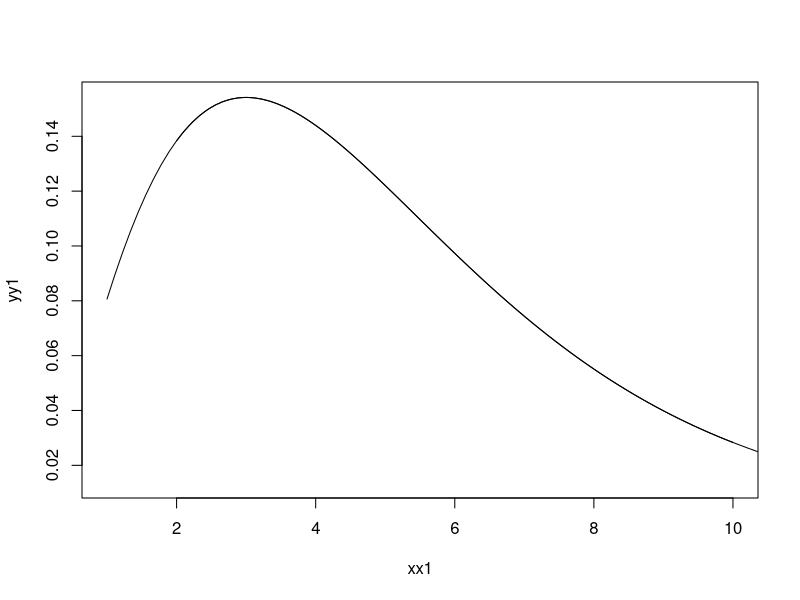
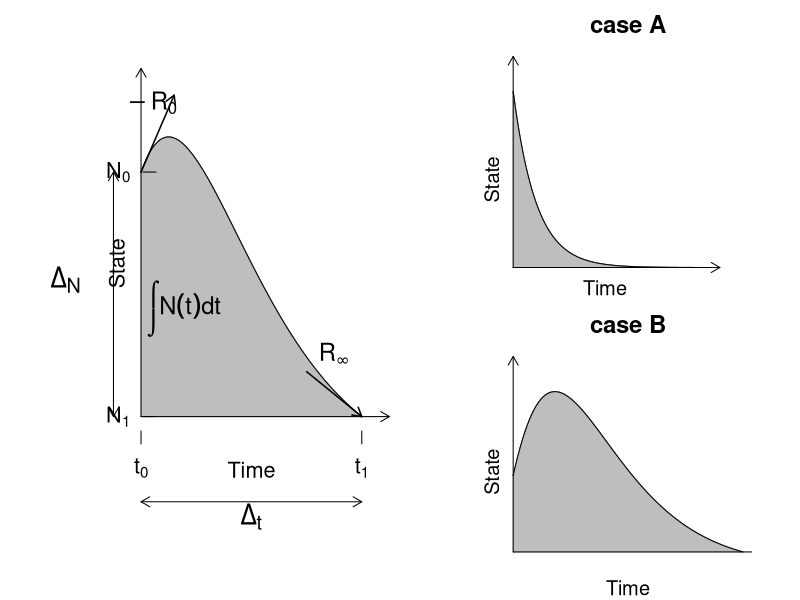

Write the R code that produced these figures, in order.

xx1 = seq(1,12,le=100)
xx2 = seq(2,10,le=100)

yy1 = dchisq(xx1, df=5)
yy2 = dchisq(xx2, df=5)

plot(xx1,yy1, type = "l", xlim = c(1,10))
lines(xx2,yy2)


pdf("../graphs/fig_intro.pdf", width=12, height=5)

layout(matrix(c(1,2,1,3), byrow = T, nrow= 2), width = c(3,2))

xlim = range(xx2)
ylim = range(yy2)

par(mar = c(4,5,2,2), cex=1.3)

plot(xx2,yy2, type = "l", xlim = c(2,12), bty = "n", xaxt="n", yaxt="n", ylab = "" ,xlab = "", ylim = c(0,1.2*max(yy2)))
polygon(c(xx2, rev(xx2)), c(rep(min(yy2),length(xx2)), rev(yy2)), density = NA, col = "grey")
lines(xx2,yy2)

arrows(xlim[1], ylim[1], xlim[1], 1.2*ylim[2], le = .1)
arrows(xlim[1], ylim[1],1.1* xlim[2], ylim[1], le = .1)

axis(2, at = median(yy2), labels= "State",line=-1, lwd=0, lwd.ticks=0, las=3, cex.axis=1)
axis(1, at = median(xx2), labels= "Time",line=-2.5, lwd=0, lwd.ticks=0, cex.axis = 1)
#delta N
axis(2, at = c(min(yy2), yy2[1]), labels= c(expression(N[1]),expression(N[0])),line=-1, lwd=0, lwd.ticks=1, las=2, cex.axis=1)

arrows(1, ylim[1], 1, yy2[1], le = .1, code=3, xpd=NA)
mtext(text = expression(Delta[N]), side = 2, line = 1.9, at = 1.3*yy2[1]/2, las = 2, cex=1.7)

#delta T
axis(1, at = range(xx2), labels= c(expression(t[0]),expression(t[1])),line=-2.5, lwd=0, lwd.ticks=1, cex.axis = 1)
arrows(xlim[1], -0.01, xlim[2], -0.01, le = .1, code=3, xpd=NA)
mtext(text = expression(Delta[t]), side = 1, line = 0.5, at = 6, cex=1.7)


#REACTIVITY
text(x = quantile(xx2, 0.05), y = max(yy2)*1.1, labels = expression(-R[0]), cex=1.1)
arrows(xlim[1], yy2[1] ,quantile(xx2, 0.15), yy2[1]*1.25, le = .1, lwd=1.5)

#lambda
text(x = 0.9*xx2[which.min(yy2)], y = 2*min(yy2), labels = expression(R[infinity]), cex = 1.1)
arrows(quantile(xx2, 0.75), quantile(yy2, 0.2) ,xlim[2], min(yy2), le = .1, lwd=1.5)

#integrale
text(x = 1.2*xx2[which.max(yy2)], y = max(yy2)/2, labels = expression(integral(N(t) * dt)), bg = "white", cex = 1.1)

#dev.off()

###

#par(mfrow = c(2,1))
par(mar = c(1,1,2,2), cex=1.2)

xlim = range(xx2)

yy3 = exp(1-xx2)
ylim = range(yy3)

plot(xx2,yy3, type = "l", xlim = c(2,12), bty = "n", xaxt="n", yaxt="n", ylab = "" ,xlab = "", ylim = c(0,1.2*max(yy3)))
polygon(c(xx2, rev(xx2)), c(rep(min(yy3),length(xx2)), rev(yy3)), density = NA, col = "grey")
lines(xx2,yy3)
arrows(xlim[1], ylim[1], xlim[1], 1.2*ylim[2], le = .1)
arrows(xlim[1], ylim[1],1.1* xlim[2], ylim[1], le = .1)
title("case A", font = 2)
axis(2, at = mean(ylim), labels= "State",line=-1, lwd=0, lwd.ticks=0, las=3, cex.axis=1)
axis(1, at = median(xx2), labels= "Time",line=-1, lwd=0, lwd.ticks=0, cex.axis = 1)

ylim = range(yy1)
xlim = range(xx1)
plot(xx1,yy1, type = "l", xlim = xlim, bty = "n", xaxt="n", yaxt="n", ylab = "" ,xlab = "", ylim = c(0,1.2*max(yy1)))
polygon(c(xx1, rev(xx1)), c(rep(min(yy1),length(xx1)), rev(yy1)), density = NA, col = "grey")
lines(xx1,yy1)
arrows(xlim[1], ylim[1], xlim[1], 1.2*ylim[2], le = .1)
arrows(xlim[1], ylim[1],1.1* xlim[2], ylim[1], le = .1)
title("case B", font = 2)
axis(2, at = mean(ylim), labels= "State",line=-1, lwd=0, lwd.ticks=0, las=3, cex.axis=1)
axis(1, at = median(xx1), labels= "Time",line=-1, lwd=0, lwd.ticks=0, cex.axis = 1)

dev.off()
